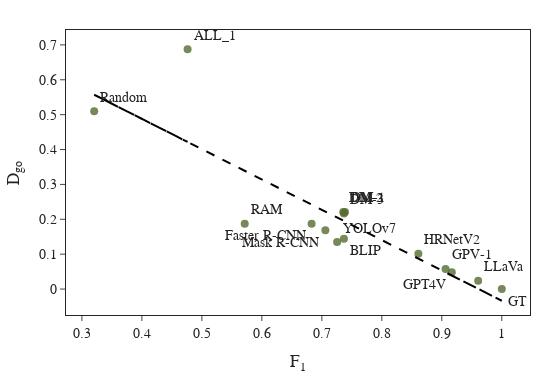

Notebook code cell kept with this figure:
### Code cell
from sklearn.linear_model import LinearRegression

# models = [
#     'BLIP', 'Model-1', 'Model-2', 'Model-3', 'GT', 'GPV-1', 'RAM', 'YOLOv7', 'HRNetV2', 'Mask R-CNN', 'Faster R-CNN', 'Random', 
#     'ALL_1'
# ]
models = [
    'GPT4V', 'LLaVa', 'BLIP', 'DM-1', 'DM-2', 'DM-3', 'GT', 'GPV-1', 'RAM', 'YOLOv7', 'HRNetV2', 'Mask R-CNN', 'Faster R-CNN', 'Random', 'ALL_1'
]
fig = go.Figure()

fig.update_layout(
    template="simple_white",
    xaxis=dict(title_text="F<sub>1</sub>", tickmode='linear'),
    # yaxis=dict(title_text="F<sub>\u03B3</sub>",  tickmode='linear'),
    yaxis=dict(title_text="D<sub>go</sub>",  tickmode='linear'),
    title=dict(
        text="",
        font=dict(size=32, color="black"),
        x=0.5,
        y=0.995

    )
)
v_s = '$V_{1}S_{4}$'
X = f1_scores_df[v_s]
Y = normalized_likelihood_df[v_s]

fig.add_trace(
    go.Scatter(
        x=X, 
        y=Y,
        text=models,
        mode="markers+text",
        textposition=['bottom left', 'top right', 'bottom right',
                      'top right', 'top right', 'top right',
                      'bottom right', 'top right', 'top right',
                      'top right', 'top right', 'bottom left',
                      'bottom left', 'top right', 'top right'],
        marker=dict(color='darkolivegreen'),
        showlegend=False
    )
)
model = LinearRegression().fit(np.array(X).reshape(-1,1),Y)
y_hat = model.predict(np.array(X).reshape(-1,1))
fig.add_trace(go.Scatter(x=X, y=y_hat, mode='lines',showlegend=False, line_color='Black', line={'dash': 'dash'}))

fig.update_traces(
    marker=dict(
        size=8,
        opacity=0.8)
)

fig.update_layout(legend=dict(
        orientation="h",
        yanchor="bottom",
        y=1.0,
        xanchor="right",
        x=0.86,
        bgcolor='rgba(0,0,0,0)',
        title=None,
        font=dict(
            size=19
        )
    ))
    
fig.update_layout(
    margin=dict(l=20, r=20, t=30, b=20),
    font_family="Courier New",
    title_font_family="Times New Roman",
    font=dict(size=14),
    template='simple_white',
    width=550,
    height=380
)
fig.update_layout(
    xaxis = dict(
        tickmode = 'linear',
        tick0 = 0.0,
        dtick = 0.1,
        mirror=True,
        ticks='outside',
        showline=True,
    ),
    yaxis = dict(
        tickmode = 'linear',
        tick0 = 0.0,
        dtick = 0.1,
        mirror=True,
        ticks='outside',
        showline=True,
    )
)
# fig.update_layout(yaxis_range=[-0.05,0.4])
# fig.update_layout(xaxis_range=[0.18,1])


# fig.add_annotation(dict(font=dict(size=20),
#                                         x=0.42,
#                                         y=-0.4,
#                                         showarrow=False,
#                                         text="Similarity (Human)",
#                                         textangle=0,
#                                         xanchor='left',
#                                         xref="paper",
#                                         yref="paper"))

fig.write_image(
    './corr_f1_f_gamma_w_sim_f1_ign.pdf', 
    format='pdf'
)


fig.show()

### Figure 1 — Plotly figure (JSON) as saved in the notebook; plotly's stock layout.template omitted (floating-point values rounded to 4 significant figures)
{"data": [{"marker": {"color": "darkolivegreen", "opacity": 0.8, "size": 8}, "mode": "markers+text", "showlegend": false, "text": ["GPT4V", "LLaVa", "BLIP", "DM-1", "DM-2", "DM-3", "GT", "GPV-1", "RAM", "YOLOv7", "HRNetV2", "Mask R-CNN", "Faster R-CNN", "Random", "ALL_1"], "textposition": ["bottom left", "top right", "bottom right", "top right", "top right", "top right", "bottom right", "top right", "top right", "top right", "top right", "bottom left", "bottom left", "top right", "top right"], "type": "scatter", "x": [0.9167, 0.9606, 0.7368, 0.7386, 0.7356, 0.7368, 1, 0.9062, 0.5714, 0.7255, 0.8609, 0.7059, 0.6829, 0.3205, 0.4762], "y": [0.04808, 0.02404, 0.1442, 0.2212, 0.2212, 0.2163, 0, 0.05769, 0.1875, 0.1346, 0.101, 0.1683, 0.1875, 0.5096, 0.6875]}, {"line": {"color": "Black", "dash": "dash"}, "marker": {"opacity": 0.8, "size": 8}, "mode": "lines", "showlegend": false, "type": "scatter", "x": [0.9167, 0.9606, 0.7368, 0.7386, 0.7356, 0.7368, 1, 0.9062, 0.5714, 0.7255, 0.8609, 0.7059, 0.6829, 0.3205, 0.4762], "y": [0.0389, 0.0006909, 0.1952, 0.1936, 0.1962, 0.1952, -0.03353, 0.04796, 0.339, 0.2051, 0.08735, 0.2221, 0.2421, 0.5571, 0.4217]}], "layout": {"font": {"family": "Courier New", "size": 14}, "height": 380, "legend": {"bgcolor": "rgba(0, 0, 0, 0)", "font": {"size": 19}, "orientation": "h", "title": {}, "x": 0.86, "xanchor": "right", "y": 1, "yanchor": "bottom"}, "margin": {"b": 20, "l": 20, "r": 20, "t": 30}, "title": {"font": {"color": "black", "family": "Times New Roman", "size": 32}, "text": "", "x": 0.5, "y": 0.995}, "width": 550, "xaxis": {"autorange": true, "dtick": 0.1, "mirror": true, "range": [0.2734, 1.047], "showline": true, "tick0": 0, "tickmode": "linear", "ticks": "outside", "title": {"text": "F<sub>1</sub>"}, "type": "linear"}, "yaxis": {"autorange": true, "dtick": 0.1, "mirror": true, "range": [-0.07438, 0.7427], "showline": true, "tick0": 0, "tickmode": "linear", "ticks": "outside", "title": {"text": "D<sub>go</sub>"}, "type": "linear"}}}
